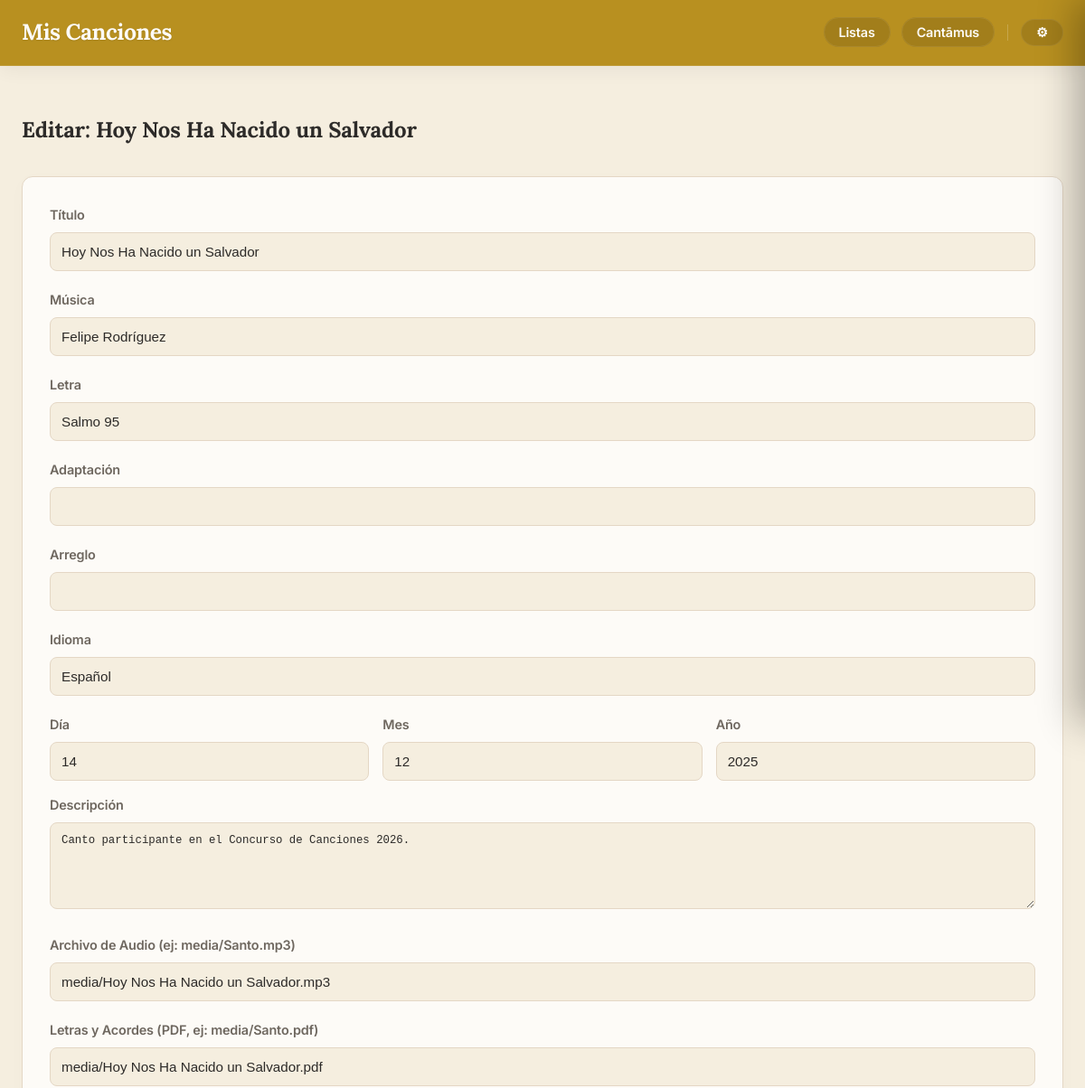
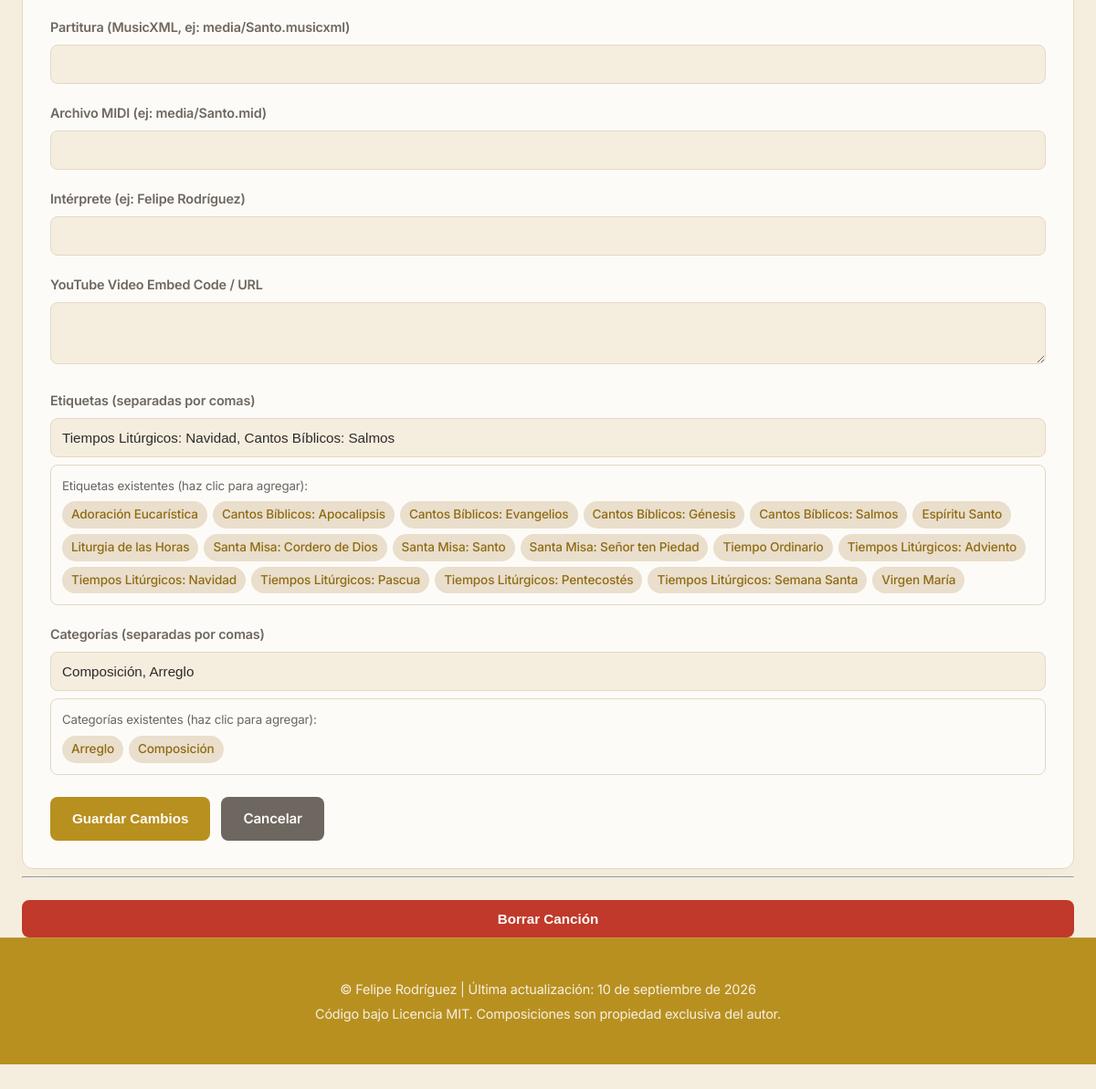
The app's page /composicion/32/edit (signed in), older data (2 pictures, top to bottom).
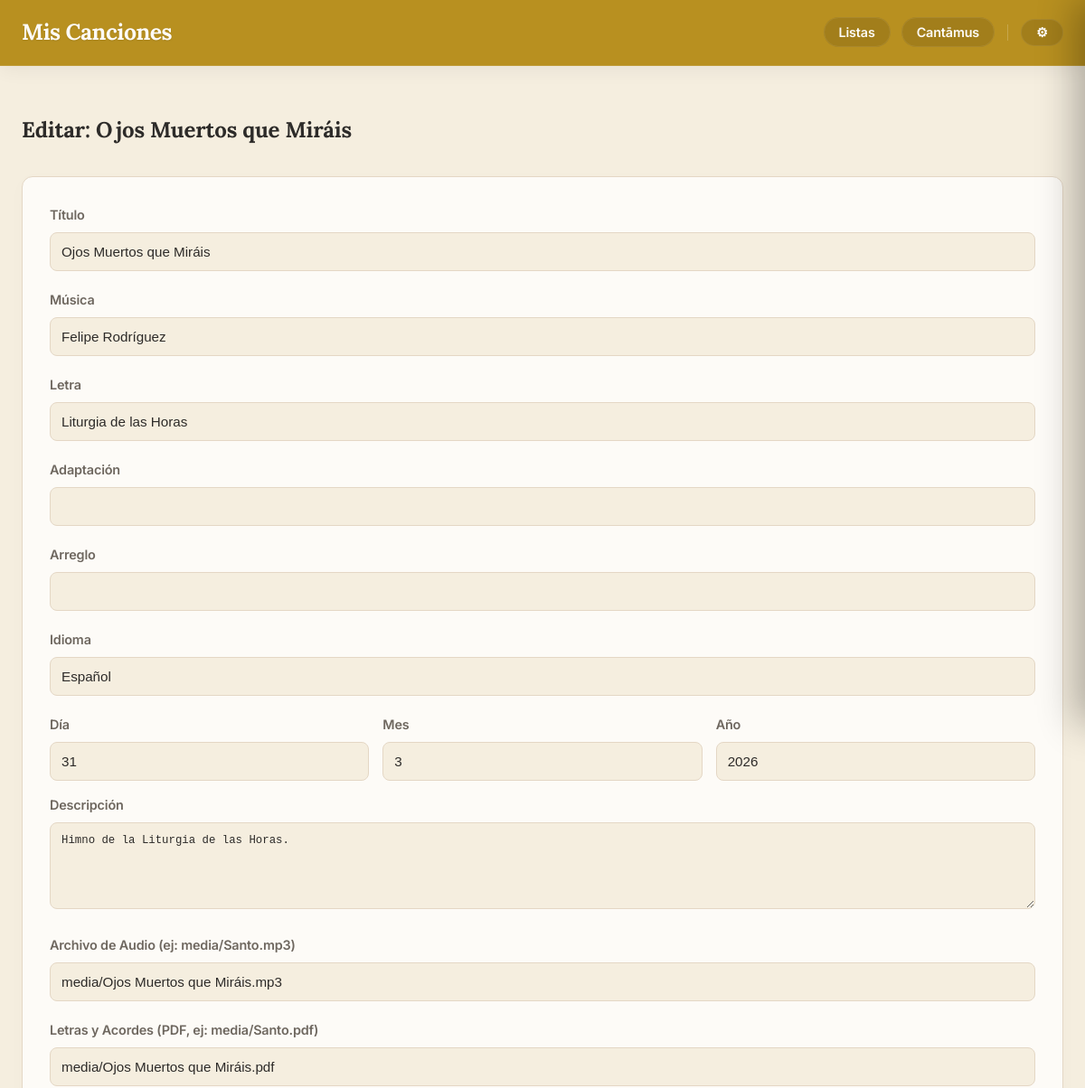
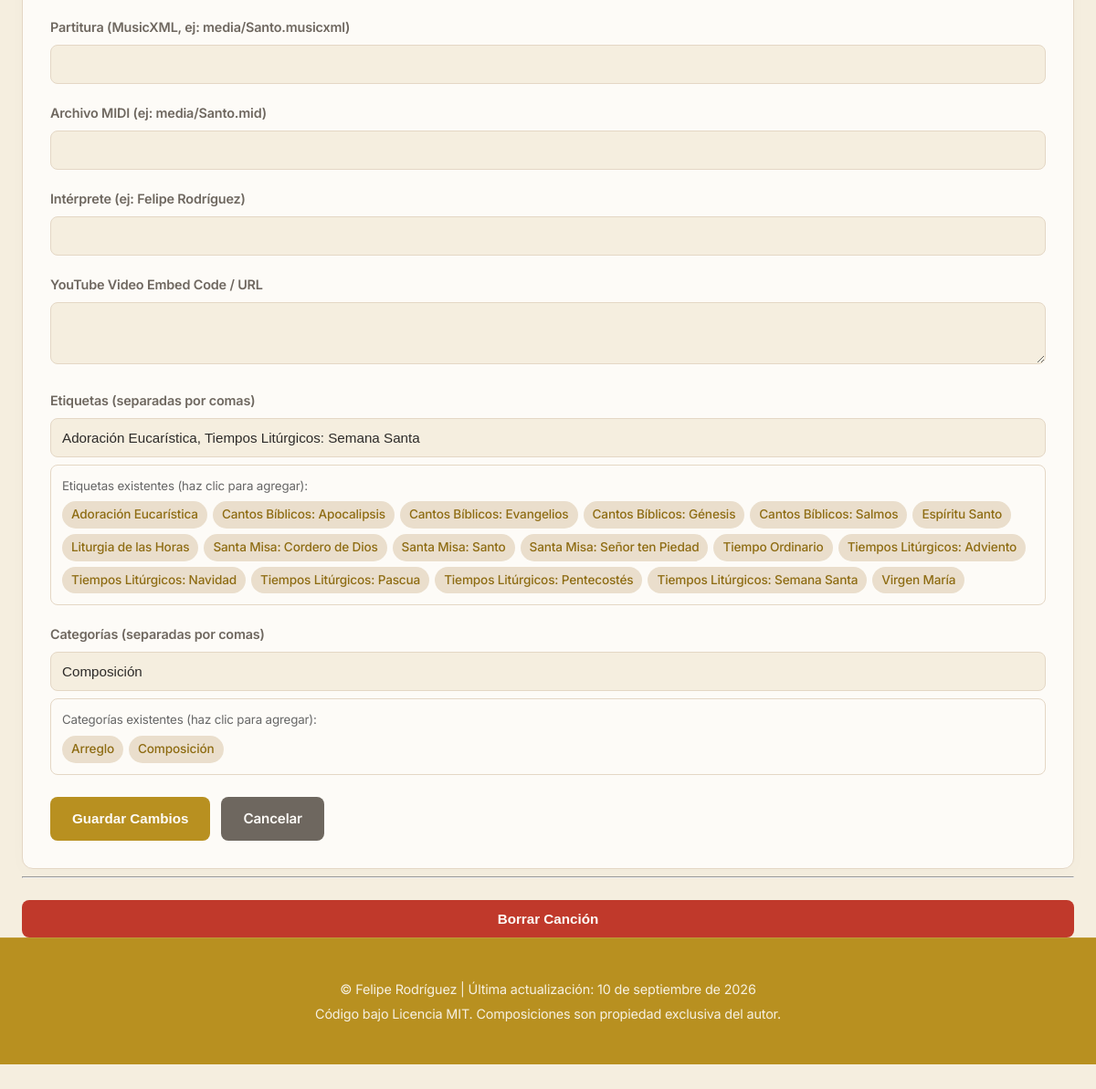
The same page, newer data (2 pictures, top to bottom).
### app.py (models this page shows, shortened)
class Cancion(db.Model):
    id = db.Column(db.Integer, primary_key=True)
    titulo = db.Column(db.String(150), nullable=False)
    musica = db.Column(db.String(100))
    letra = db.Column(db.String(100))
    adaptacion = db.Column(db.String(100))
    arreglo = db.Column(db.String(100), nullable=True)
    idioma = db.Column(db.String(50))
    dia = db.Column(db.Integer, nullable=True)
    mes = db.Column(db.Integer, nullable=True)
    anio = db.Column(db.Integer)
    descripcion = db.Column(db.Text)
    audio = db.Column(db.String(150))
    letras_acordes = db.Column(db.String(150)) # Antes 'partitura' (PDF)
    partitura = db.Column(db.String(150))      # Antes 'partitura_xml' (MusicXML)
    midi = db.Column(db.String(150))           # Archivo MIDI
    tags_json = db.Column(db.String(500))
    tipo = db.Column(db.String(50), nullable=False, default='local')
    categorias_json = db.Column(db.String(200))
    youtube_video_embed = db.Column(db.Text)
    youtube_audio_embed = db.Column(db.Text)
    interprete = db.Column(db.String(200), nullable=True)
    ensambles_json = db.Column(db.Text, nullable=True)
    descargas_json = db.Column(db.Text, nullable=True)
    audios_json = db.Column(db.Text, nullable=True)
    tipo_pdf = db.Column(db.String(50), nullable=True) # 'partitura' o 'letras_acordes'
    @property
    def tags(self):
        return json.loads(self.tags_json) if self.tags_json else []
    @property
    def categorias(self):
        return json.loads(self.categorias_json) if self.categorias_json else []

### app.py (the view, shortened to what this page needs)
@app.route('/composicion/<int:comp_id>/edit', methods=['GET', 'POST'])
@login_required
def edit_cancion(comp_id):
    cancion_a_editar = Cancion.query.get_or_404(comp_id)
    todas_las_canciones = Cancion.query.all()
    set_de_tags = set()
    for c in todas_las_canciones:
        for tag in c.tags:
            if tag and tag.strip():
                set_de_tags.add(tag.strip())
    todos_los_tags = sorted(list(set_de_tags))
    set_de_categorias = set()
    for c in todas_las_canciones:
        for cat in c.categorias:
            if cat and cat.strip():
                set_de_categorias.add(cat.strip())
    todas_las_categorias = sorted(list(set_de_categorias))
    return render_template(
        'edit_cancion.html',
        cancion=cancion_a_editar,
        todos_los_tags=todos_los_tags,
        todas_las_categorias=todas_las_categorias
    )

### app.py (called while the page is built)
@app.context_processor
def inject_globals():
    try:
        with open('build_date.txt', 'r', encoding='utf-8') as f:
            date_str = f.read().strip()
    except Exception:
        date_str = "Desconocida"
    return dict(last_update=date_str, FEATURES=FEATURES)

def login_required(f):
    @wraps(f)
    def decorated_function(*args, **kwargs):
        if 'logged_in' not in session:
            return redirect(url_for('login', next=request.url))
        return f(*args, **kwargs)
    return decorated_function

### templates/edit_cancion.html (shortened to what this page needs)
{% extends "base.html" %}
{% block content %}
    <h2>Editar: {{ cancion.titulo }}</h2>
    <form method="post" class="edit-form">
        <div class="form-group">
            <label for="titulo">Título</label>
            <input type="text" id="titulo" name="titulo" value="{{ cancion.titulo }}" required>
        </div>
        <div class="form-group">
            <label for="musica">Música</label>
            <input type="text" id="musica" name="musica" value="{{ cancion.musica or '' }}">
        </div>
        <div class="form-group">
            <label for="letra">Letra</label>
            <input type="text" id="letra" name="letra" value="{{ cancion.letra or '' }}">
        </div>
        <div class="form-group">
            <label for="adaptacion">Adaptación</label>
            <input type="text" id="adaptacion" name="adaptacion" value="{{ cancion.adaptacion or '' }}">
        </div>
        <div class="form-group">
            <label for="arreglo">Arreglo</label>
            <input type="text" id="arreglo" name="arreglo" value="{{ cancion.arreglo or '' }}">
        </div>
        <div class="form-group">
            <label for="idioma">Idioma</label>
            <input type="text" id="idioma" name="idioma" value="{{ cancion.idioma or '' }}">
        </div>
        <div class="date-group" style="display: flex; gap: 15px; margin-bottom: 15px;">
            <div class="form-group" style="flex: 1; margin-bottom: 0;">
                <label for="dia">Día</label>
                <input type="number" id="dia" name="dia" min="1" max="31" value="{{ cancion.dia or '' }}">
            </div>
            <div class="form-group" style="flex: 1; margin-bottom: 0;">
                <label for="mes">Mes</label>
                <input type="number" id="mes" name="mes" min="1" max="12" value="{{ cancion.mes or '' }}">
            </div>
            <div class="form-group" style="flex: 1; margin-bottom: 0;">
                <label for="anio">Año</label>
                <input type="number" id="anio" name="anio" value="{{ cancion.anio or '' }}">
            </div>
        </div>
        <div class="form-group">
            <label for="descripcion">Descripción</label>
            <textarea id="descripcion" name="descripcion" rows="5">{{ cancion.descripcion or '' }}</textarea>
        </div>
        <div class="form-group">
            <label for="audio">Archivo de Audio (ej: media/Santo.mp3)</label>
            <input type="text" id="audio" name="audio" value="{{ cancion.audio or '' }}">
        </div>
        <div class="form-group">
            <label for="letras_acordes">Letras y Acordes (PDF, ej: media/Santo.pdf)</label>
            <input type="text" id="letras_acordes" name="letras_acordes" value="{{ cancion.letras_acordes or '' }}">
        </div>
        <div class="form-group">
            <label for="partitura">Partitura (MusicXML, ej: media/Santo.musicxml)</label>
            <input type="text" id="partitura" name="partitura" value="{{ cancion.partitura or '' }}">
        </div>
        <div class="form-group">
            <label for="midi">Archivo MIDI (ej: media/Santo.mid)</label>
            <input type="text" id="midi" name="midi" value="{{ cancion.midi or '' }}">
        </div>
        <div class="form-group">
            <label for="interprete">Intérprete (ej: Felipe Rodríguez)</label>
            <input type="text" id="interprete" name="interprete" value="{{ cancion.interprete or '' }}">
        </div>
        <div class="form-group">
            <label for="youtube_video_embed">YouTube Video Embed Code / URL</label>
            <textarea id="youtube_video_embed" name="youtube_video_embed" rows="3">{{ cancion.youtube_video_embed or '' }}</textarea>
        </div>
        <div class="form-group">
            <label for="tags">Etiquetas (separadas por comas)</label>
            <input type="text" id="tags" name="tags" value="{{ cancion.tags | join(', ') }}">
            <div class="tags-selector" style="margin-top: 8px;">
                <small style="color: #666; display: block; margin-bottom: 4px;">Etiquetas existentes (haz clic para agregar):</small>
                <div class="available-tags" style="display: flex; flex-wrap: wrap; gap: 6px;">
                    {% for tag in todos_los_tags %}
                        <span class="tag-badge" onclick="addTag('{{ tag }}')">{{ tag }}</span>
                    {% endfor %}
                </div>
            </div>
        </div>
        <div class="form-group">
            <label for="categorias">Categorías (separadas por comas)</label>
            <input type="text" id="categorias" name="categorias" value="{{ cancion.categorias | join(', ') }}">
            <div class="tags-selector" style="margin-top: 8px;">
                <small style="color: #666; display: block; margin-bottom: 4px;">Categorías existentes (haz clic para agregar):</small>
                <div class="available-tags" style="display: flex; flex-wrap: wrap; gap: 6px;">
                    {% for cat in todas_las_categorias %}
                        <span class="tag-badge" onclick="addCategoria('{{ cat }}')">{{ cat }}</span>
                    {% endfor %}
                </div>
            </div>
        </div>
        <div class="form-actions">
            <button type="submit" class="btn-guardar">Guardar Cambios</button>
            <a href="{{ url_for('ver_composicion', comp_id=cancion.id) }}" class="btn-cancelar">Cancelar</a>
        </div>
    </form>
    <hr>
    <form method="post" action="{{ url_for('delete_cancion', comp_id=cancion.id) }}" onsubmit="return confirm('¿Estás seguro de que quieres borrar esta canción? Esta acción no se puede deshacer.');" class="delete-form">
        <button type="submit" class="btn-borrar">Borrar Canción</button>
    </form>
{% endblock %}

### templates/base.html (shortened to what this page needs)
<!DOCTYPE html>
<html lang="es">
<head>
    <link rel="stylesheet" href="{{ url_for('static', filename='style.css') }}">
</head>
<body>
    <header>
        <nav class="container">
            <a href="{{ url_for('index') }}" class="brand-logo">Mis Canciones</a>
            <ul>
                <li><a href="{{ url_for('ver_listas') }}">Listas</a></li>
                <li><a href="{{ url_for('cantamus_view') }}">Cantāmus</a></li>
                <li class="profile-menu-container">
                    <button id="profile-btn" class="profile-btn" title="Menú">⚙</button>
                </li>
            </ul>
        </nav>
    </header>
    <main class="container" id="pjax-container">
        {% block content %}{% endblock %}
    </main>
    <footer>
        <p>&copy; Felipe Rodríguez | Última actualización: {{ last_update }}</p>
        <p>Código bajo Licencia MIT. Composiciones son propiedad exclusiva del autor.</p>
    </footer>
</body>
</html>

### static/style.css (style rules this page uses)
:root { --color-principal: #b89020; --color-fondo: #f5eedf; --color-boton-nav: #a27e1b; --color-texto: #2d2b29; --color-texto-secundario: #6e675f; --color-acento: #dcb33f; --color-blanco: #fdfbf7; --color-tag-bg: #eadecc; --color-tag-texto: #8e6c13; --color-borde: #e4d7c5; --color-header-bg: var(--color-principal); --color-header-texto: var(--color-blanco); --color-header-btn-bg: var(--color-boton-nav); --color-footer-bg: var(--color-principal); --color-footer-texto: var(--color-blanco); --color-btn-bg: var(--color-principal); --color-btn-texto: var(--color-blanco); --color-btn-borde: transparent; }
html { height: 100%; scrollbar-width: thin; scrollbar-color: var(--color-boton-nav) var(--color-fondo); }
body { font-family: 'Inter', sans-serif; background-color: var(--color-fondo); color: var(--color-texto); margin: 0; line-height: 1.6; letter-spacing: -0.01em; min-height: 100vh; display: flex; flex-direction: column; padding-bottom: 110px; box-sizing: border-box; }
main, #pjax-container { flex: 1 0 auto; }
h1, h2, h3, h4, h5, h6, .brand-logo { font-family: 'Lora', serif; font-weight: 700; }
.container { max-width: 1200px; margin: 0 auto; padding: 0 24px; }
header { background-color: var(--color-header-bg); color: var(--color-header-texto); padding: 1rem 0; margin-bottom: 2rem; box-shadow: 0 4px 20px rgba(0,0,0,0.06); border-bottom: 1px solid rgba(255, 255, 255, 0.1); }
nav { display: flex; justify-content: space-between; align-items: center; }
.brand-logo { font-size: 1.55em; font-weight: 700; color: var(--color-header-texto); text-decoration: none; letter-spacing: -0.02em; text-shadow: 0 1px 2px rgba(0,0,0,0.1); }
nav ul { list-style: none; margin: 0; padding: 0; display: flex; align-items: center; gap: 12px; }
nav ul li { margin-left: 0; }
nav ul li > a, nav ul li > button.profile-btn { color: var(--color-header-texto); text-decoration: none; font-weight: 600; font-size: 0.90rem; transition: all 0.25s cubic-bezier(0.4, 0, 0.2, 1); padding: 7px 16px; border-radius: 20px; background-color: var(--color-header-btn-bg); border: 1px solid rgba(255, 255, 255, 0.08); }
footer { flex-shrink: 0; text-align: center; margin-top: auto; padding: 2.5rem 1rem; background-color: var(--color-footer-bg); color: var(--color-footer-texto); border-top: 1px solid rgba(255, 255, 255, 0.1); }
footer p { margin: 4px 0; font-size: 0.9rem; opacity: 0.9; }
.edit-form { background-color: var(--color-blanco); padding: 30px; border-radius: 12px; border: 1px solid var(--color-borde); margin-top: 2rem; box-shadow: 0 4px 20px rgba(0,0,0,0.02); }
.form-group { margin-bottom: 20px; }
.form-group label { display: block; margin-bottom: 8px; font-weight: 600; font-size: 0.9rem; color: var(--color-texto-secundario); }
.form-group input, .form-group textarea { width: 100%; padding: 12px; border: 1px solid var(--color-borde); background-color: var(--color-fondo); color: var(--color-texto); border-radius: 8px; font-size: 0.95em; box-sizing: border-box; transition: all 0.2s; outline: none; }
.form-actions { margin-top: 24px; display: flex; gap: 12px; }
.btn-guardar, .btn-cancelar, .btn-borrar { padding: 12px 24px; border-radius: 8px; text-decoration: none; font-weight: 600; cursor: pointer; border: none; text-align: center; font-size: 0.95rem; transition: all 0.2s; }
.btn-guardar { background-color: var(--color-principal); color: var(--color-blanco); }
.btn-cancelar { background-color: #6e675f; color: var(--color-blanco); }
.btn-borrar { background-color: #c0392b; color: var(--color-blanco); width: 100%; margin-top: 1rem; }
.tags-selector { background: var(--color-blanco); border: 1px solid var(--color-borde); border-radius: 8px; padding: 12px; margin-top: 8px; }
.available-tags { display: flex; flex-wrap: wrap; gap: 8px; margin-top: 6px; }
.tag-badge { display: inline-block; background-color: var(--color-tag-bg); color: var(--color-tag-texto); padding: 4px 10px; border-radius: 20px; font-size: 0.85em; cursor: pointer; user-select: none; transition: all 0.2s cubic-bezier(0.4, 0, 0.2, 1); font-weight: 500; }
.profile-menu-container { position: relative; }
.profile-btn { background: var(--color-header-btn-bg); border: none; cursor: pointer; line-height: 1; font-size: 1.15rem; padding: 7px 11px; border-radius: 8px; color: var(--color-header-texto); transition: background 0.2s, transform 0.15s; font-weight: bold; }
body { padding-bottom: 120px; }
.ui-polished #pjax-container { animation: pjaxFadeIn 0.22s ease-out; }

Row changes from the older to the newer data that the page shows:
changed Cancion "Felipe Rodríguez": titulo "Hoy Nos Ha Nacido un Salvador" → "Ojos Muertos que Miráis"; letra "Salmo 95" → "Liturgia de las Horas"; dia "14" → "31"; mes "12" → "3"; anio "2025" → "2026"; descripcion "Canto participante en el Concurso de Canciones 2026." → "Himno de la Liturgia de las Horas."; audio "media/Hoy Nos Ha Nacido un Salvador.mp3" → "media/Ojos Muertos que Miráis.mp3"; letras_acordes "media/Hoy Nos Ha Nacido un Salvador.pdf" → "media/Ojos Muertos que Miráis.pdf"; tags "Tiempos Litúrgicos: Navidad, Cantos Bíblicos: Salmos" → "Adoración Eucarística, Tiempos Litúrgicos: Semana Santa"; categorias "Composición, Arreglo" → "Composición"
